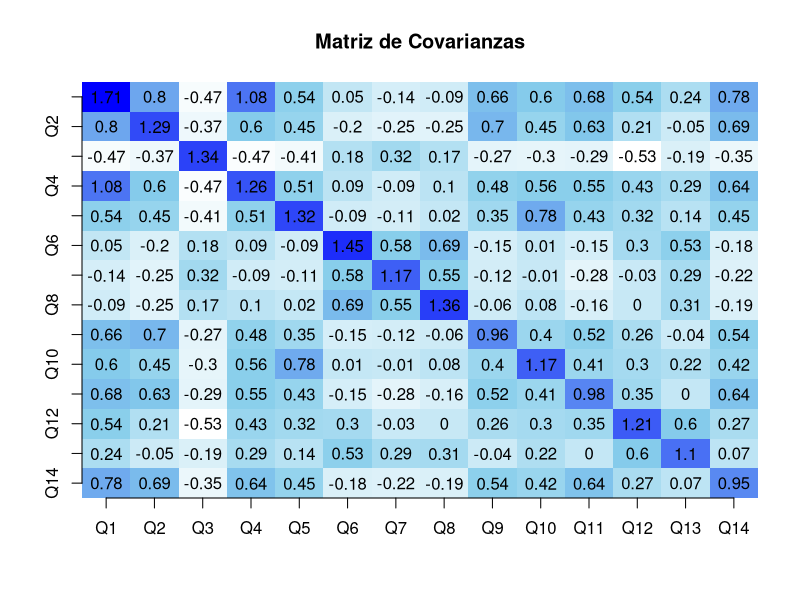

This figure's R source:

form <- read.csv("form.csv", header = TRUE, sep = ",", encoding = "UTF-8")
variables <- form[, c("question1", "question2", "question3","question4", 
                       "question5", "question6","question7", "question8", 
                       "question9", "question10", "question11", "question12",
                       "question13", "question14")]

# Calcular la matriz de covarianzas
cov_matrix <- cov(variables)
View(cov_matrix)
# Cambiar nombres de filas y columnas
colnames(cov_matrix) <- rownames(cov_matrix) <- c("Q1", "Q2", "Q3", "Q4", "Q5",
                                                  "Q6", "Q7", "Q8", "Q9", "Q10",
                                                  "Q11", "Q12", "Q13", "Q14")

# Dibujar el heatmap
image(1:14, 1:14, t(apply(cov_matrix, 2, rev)), 
      col = colorRampPalette(c("white", "skyblue", "blue"))(100), 
      axes = FALSE, xlab = "", ylab = "", main = "Matriz de Covarianzas")

# Añadir nombres de variables en los ejes
axis(1, at = 1:14, labels = colnames(cov_matrix))
axis(2, at = 1:14, labels = rev(rownames(cov_matrix)))

# Añadir los valores redondeados en las celdas
for (i in 1:14) {
  for (j in 1:14) {
    text(i, j, round(cov_matrix[15 - j, i], 2))
  }
}

table(form$question11, form$question14)

